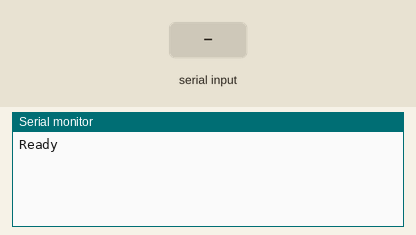
Bench run of a sketch on a simulated Arduino Uno, built with avr-gcc and run on an emulated ATmega328P. Parts: the last lines printed to the serial monitor. The inputs (shaded band) are chosen by the test bench.

Above: at 1.2 s.
1.3 s: "90,45,200\n" received over Serial
At 2.5 s:
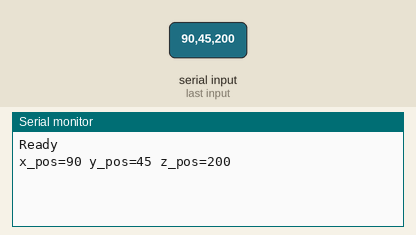
2.8 s: "30,150,10\n" received over Serial
At 3.6 s:
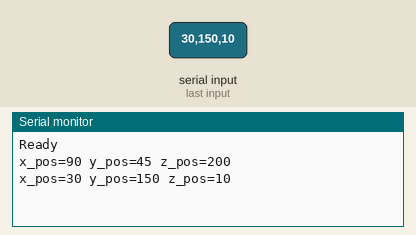

The sketch:

arduino.ino
```cpp
String readString;

void read_gcode_from_serial(int instruction[3])
{
  while(Serial.available() > 0) {
    char c = Serial.read();
    if (c == '\n') {
    int ind1 = readString.indexOf(',');
      String x_pos = readString.substring(0, ind1);
      int ind2 = readString.indexOf(',', ind1 + 1);
      String y_pos = readString.substring(ind1 + 1, ind2);
      String z_pos = readString.substring(ind2 + 1);
      instruction[0] = x_pos.toInt();
      instruction[1] = y_pos.toInt();
      instruction[2] = z_pos.toInt();
      readString = "";
      return;
    } else {
      readString += c;
    }

  }
}


void setup()
{
  Serial.begin(9600);
  Serial.println("Ready");
}

void loop()
{
  int instruction[3] = {-1 ,-1, -1};
  read_gcode_from_serial(instruction);
  if(instruction[0] != -1 && instruction[1] != -1 && instruction[2] != -1){
    Serial.println("x_pos=" + String(instruction[0]) + " y_pos=" + String(instruction[1]) + " z_pos=" + String(instruction[2]));
  }

}
```

Measured:
- after the input at 1.3 s, the serial monitor: prints a new line at once (image 1)
- after the input at 2.8 s, the serial monitor: prints a new line at once (image 2)
